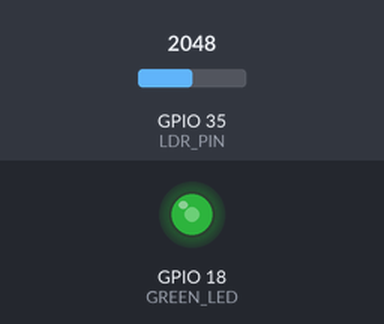
Recording of a sketch running on a simulated ESP32. Parts: output pins drawn as LEDs (lit = HIGH). The inputs (shaded band) are chosen by the test bench; at power-on: GPIO 35 (LDR_PIN) = 2048.

Above: at 1.2 s.
1.3 s: GPIO 35 (LDR_PIN) set to 1228
At 2.5 s:
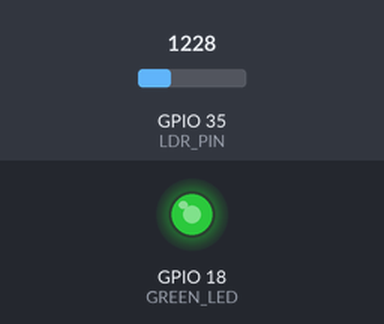
2.8 s: GPIO 35 (LDR_PIN) set to 491
At 4.0 s:
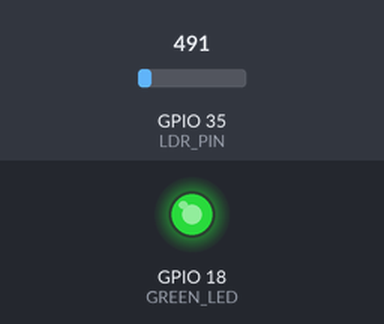
4.3 s: GPIO 35 (LDR_PIN) set to 3603
At 5.0 s:
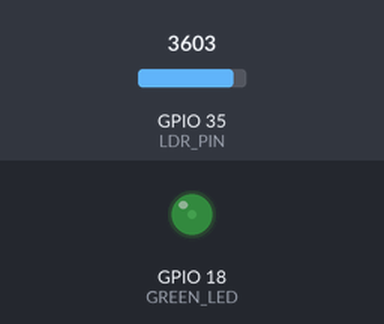
5.8 s: GPIO 35 (LDR_PIN) set to 4095
At 6.9 s:
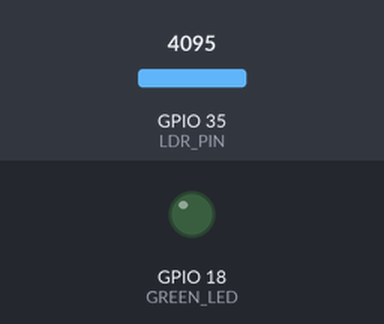
7.3 s: GPIO 35 (LDR_PIN) set to 2047
At 8.4 s:
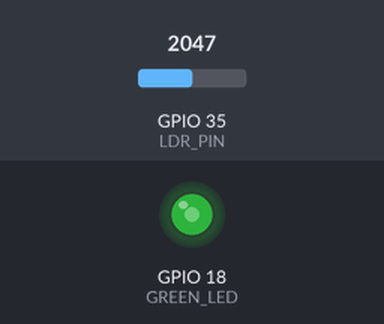
Timing chart, 0 to 9.8 s (numbered marks = the images above; inputs shaded):
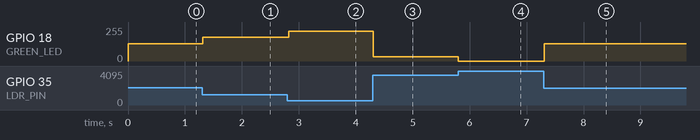

The sketch:

practice_4_map_backwards.ino
```cpp
// Chapter 10, Practice 4 - Map Backwards
// The darker the room, the brighter the green LED.

const int LDR_PIN   = 35;
const int GREEN_LED = 18;

void setup() {
  pinMode(GREEN_LED, OUTPUT);
}

void loop() {
  int light = analogRead(LDR_PIN);                  // bright = big
  int brightness = map(light, 0, 4095, 255, 0);     // reversed range
  analogWrite(GREEN_LED, brightness);
  delay(20);
}
```

Measured:
- after the input at 1.3 s, GPIO 18 (GREEN_LED): 128/255 → 179/255 at once
- after the input at 2.8 s, GPIO 18 (GREEN_LED): 179/255 → 225/255 at once
- after the input at 4.3 s, GPIO 18 (GREEN_LED): 225/255 → 31/255 at once
- after the input at 5.8 s, GPIO 18 (GREEN_LED): 31/255 → 0/255 at once
- after the input at 7.3 s, GPIO 18 (GREEN_LED): 0/255 → 128/255 at once
